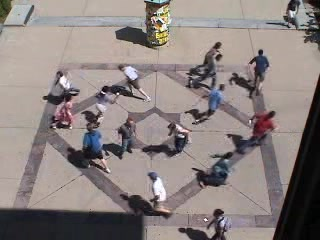
#> input picture Question 3/Frames Folder/Frame5.jpg, 320 x 240 px, found by its file name; its folder holds 5 pictures in this run
$ python background_seg.py
#> lines starting #> are read from the running program, lines starting #| are printed output that depends on the picture; after the words box and inside, x2 and y2 are one past the last pixel; in counts of white or black regions, pixels touching at a corner belong together
import numpy as np
import matplotlib
import matplotlib.pyplot as plt
import cv2
import os

matplotlib.use('TkAgg')
frames = []
folder_path = r"C:/Users/ekcgi/PycharmProjects/DSP Assignments/Question 3/Frames Folder"

# part a
for i in range(40):
    image_path = os.path.join(folder_path, f"Frame{i}.jpg")
    image = cv2.imread(image_path, cv2.IMREAD_GRAYSCALE)
    if image is not None:
        frames.append(image)
    else:
        print(f"Warning: Unable to read image at {image_path}")
#> pass 2 of the loop `for i in range(40):`:
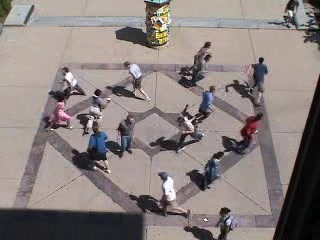
#> input picture Question 3/Frames Folder/Frame1.jpg, 320 x 240 px, found by its file name
#> `image = cv2.imread(image_path, cv2.IMREAD_GRAYSCALE)`:
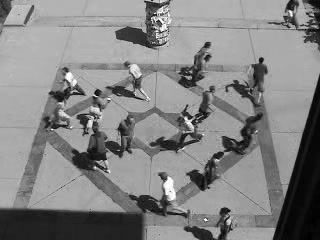
#> image: shape (240, 320); min 0, max 255, mean 131.5

if len(frames) > 0:
    frames_stack = np.stack(frames, axis=0)  # Shape: (num_frames, height, width)
    background = np.median(frames_stack, axis=0).astype(np.uint8)
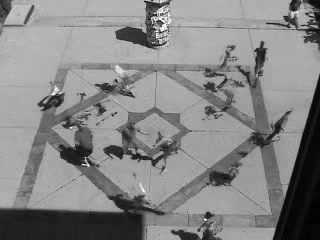
#> background: shape (240, 320); min 1, max 255, mean 133.3
    plt.imshow(background, cmap='gray',vmin=0, vmax=255)
    plt.title("Background Image via Median")
    plt.axis('off')
    plt.show()
else:
    print("No valid images found.")

# part b
image_2_path = r"C:/Users/ekcgi/PycharmProjects/DSP Assignments/Question 3/Frames Folder/Frame5.jpg"
image_2 = cv2.imread(image_2_path, cv2.IMREAD_GRAYSCALE)
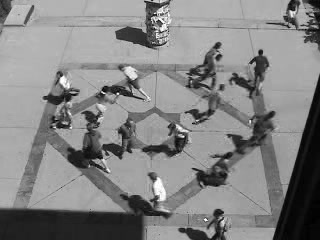
#> image_2: shape (240, 320); min 0, max 255, mean 131.6
Absolute_diff_image = np.abs(image_2.astype(np.int16) - background.astype(np.int16)).astype(np.uint8)
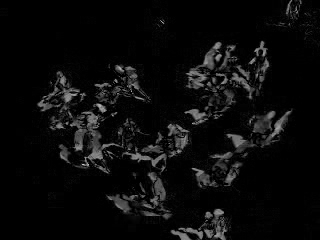
#> Absolute_diff_image: shape (240, 320); min 0, max 204, mean 11.1
plt.imshow(Absolute_diff_image, cmap='gray',vmin=0, vmax=255)
plt.title("Absolute Difference Image")
plt.axis('off')
plt.show()

# part c
image_3 = Absolute_diff_image
Threshold = 10
N=8

for i in range(N):
    G1 = image_3[image_3 > Threshold]
    G2 = image_3[image_3 <= Threshold]

    m1 = np.mean(G1) if G1.size > 0 else 0
    m2 = np.mean(G2) if G2.size > 0 else 0

    Threshold = (m1 + m2)/2

image_3_final = (image_3 > Threshold).astype(np.uint8)*255
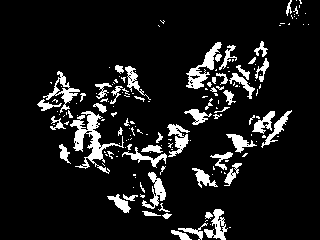
#> image_3_final: shape (240, 320); 10.1% white; 167 white regions (113 under 20 px), largest, box (x1, y1, x2, y2) and area: (70, 111, 124, 174) 974, (186, 42, 222, 89) 525, (43, 71, 80, 113) 377
plt.figure()
plt.imshow(image_3_final, cmap='gray',vmin=0, vmax=255)
plt.title('Adaptive segmentation (T=10 N=8)')
plt.axis('off')
plt.show()
